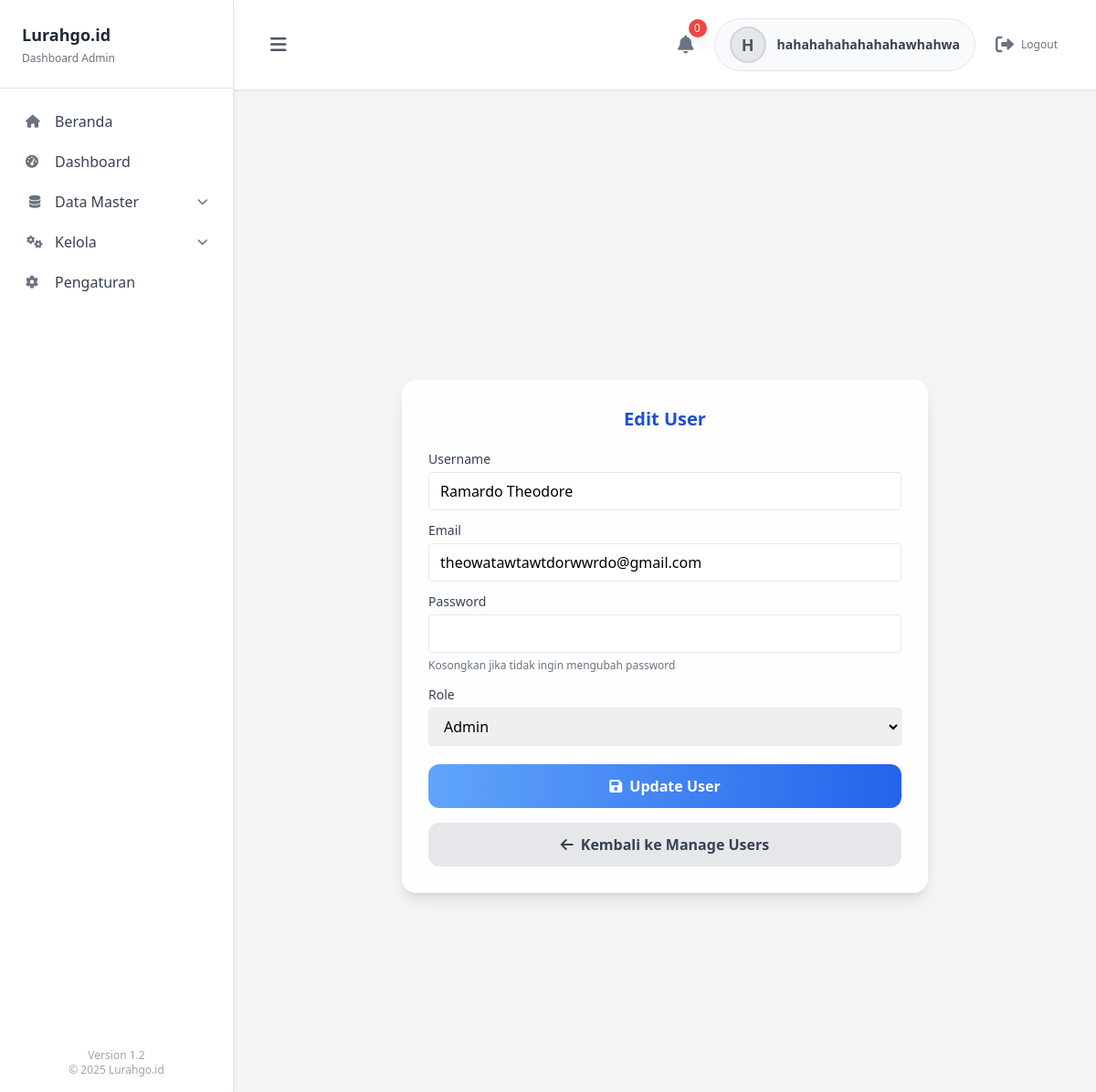
The page /pages/admin/Users/edit_user.php?id=12 (signed in) on the database its author committed.
### tables this page shows
CREATE TABLE IF NOT EXISTS `users` (
  `id` int NOT NULL AUTO_INCREMENT,
  `username` varchar(50) NOT NULL,
  `email` varchar(100) NOT NULL,
  `password` varchar(255) NOT NULL,
  `role` enum('admin','ketua','user') DEFAULT 'user',
  `status` enum('aktif','tidak aktif') DEFAULT 'aktif',
  `created_at` timestamp NULL DEFAULT CURRENT_TIMESTAMP,
  `profile_photo` varchar(255) DEFAULT NULL,
  PRIMARY KEY (`id`),
  UNIQUE KEY `username` (`username`),
  UNIQUE KEY `email` (`email`)
);

### pages/admin/Users/edit_user.php (the view, shortened to what this page needs)
<?php
include '../../../layouts/admin/header.php';
include '../../../layouts/admin/sidebar.php';
if (isset($_GET['id'])) {
    $user_id = (int)$_GET['id'];
    $stmt = mysqli_prepare($conn, "SELECT * FROM users WHERE id = ?");
    mysqli_stmt_bind_param($stmt, "i", $user_id);
    mysqli_stmt_execute($stmt);
    $result = mysqli_stmt_get_result($stmt);
    $user = mysqli_fetch_assoc($result);
}
?>
<!DOCTYPE html>
<html lang="id">
<head>
    <script src="https://cdn.tailwindcss.com"></script>
</head>
<body class="min-h-screen bg-blue-900">
<div class="ml-64 min-h-screen flex items-center justify-center p-8">
    <div class="max-w-xl w-full bg-white/90 backdrop-blur-md rounded-2xl shadow-lg p-7 border border-white/20 hover:shadow-2xl hover:bg-white/95 transition-all duration-300">
        <h2 class="text-xl font-semibold mb-5 text-center text-blue-700">
            Edit User
        </h2>
        <form method="POST">
            <div class="mb-3">
                <label class="block text-sm text-gray-700 mb-1">Username</label>
                <input type="text" name="username" value="<?php echo $user['username']; ?>"
                    class="w-full px-3 py-2 border rounded focus:outline-none focus:border-blue-500"
                    required>
            </div>
            <div class="mb-3">
                <label class="block text-sm text-gray-700 mb-1">Email</label>
                <input type="email" name="email" value="<?php echo $user['email']; ?>"
                    class="w-full px-3 py-2 border rounded focus:outline-none focus:border-blue-500"
                    required>
            </div>
            <div class="mb-3">
                <label class="block text-sm text-gray-700 mb-1">Password</label>
                <input type="password" name="password"
                    class="w-full px-3 py-2 border rounded focus:outline-none focus:border-blue-500">
                <small class="text-gray-500 text-xs">
                    Kosongkan jika tidak ingin mengubah password
                </small>
            </div>
            <div class="mb-5">
                <label class="block text-sm text-gray-700 mb-1">Role</label>
                <select name="role"
                    class="w-full px-3 py-2 border rounded focus:outline-none focus:border-blue-500">
                    <option value="admin" <?php if ($user['role'] == 'admin') echo 'selected'; ?>>Admin</option>
                </select>
            </div>
            <button type="submit" name="update_user"
                class="w-full py-3 rounded-xl font-semibold text-white bg-gradient-to-r from-blue-400 to-blue-600 hover:scale-105 transition-all duration-300">
                <i class="fas fa-save mr-2"></i>Update User
            </button>
        </form>
        <a href="manage_users"
            class="block text-center mt-4 py-3 rounded-xl font-semibold text-gray-700 bg-gray-200 hover:bg-gray-300 hover:scale-105 transition-all duration-300">
            <i class="fas fa-arrow-left mr-2"></i>Kembali ke Manage Users
        </a>
    </div>
</div>
</body>

### rows shown on the page
users: username "Ramardo Theodore", email "theowatawtawtdorwwrdo@gmail.com", role "Admin"

### other values the page prints
substr($_SESSION['username'] ?? 'U', 0, 1) "H"
$_SESSION['username'] "hahahahahahahahawhahwa"
